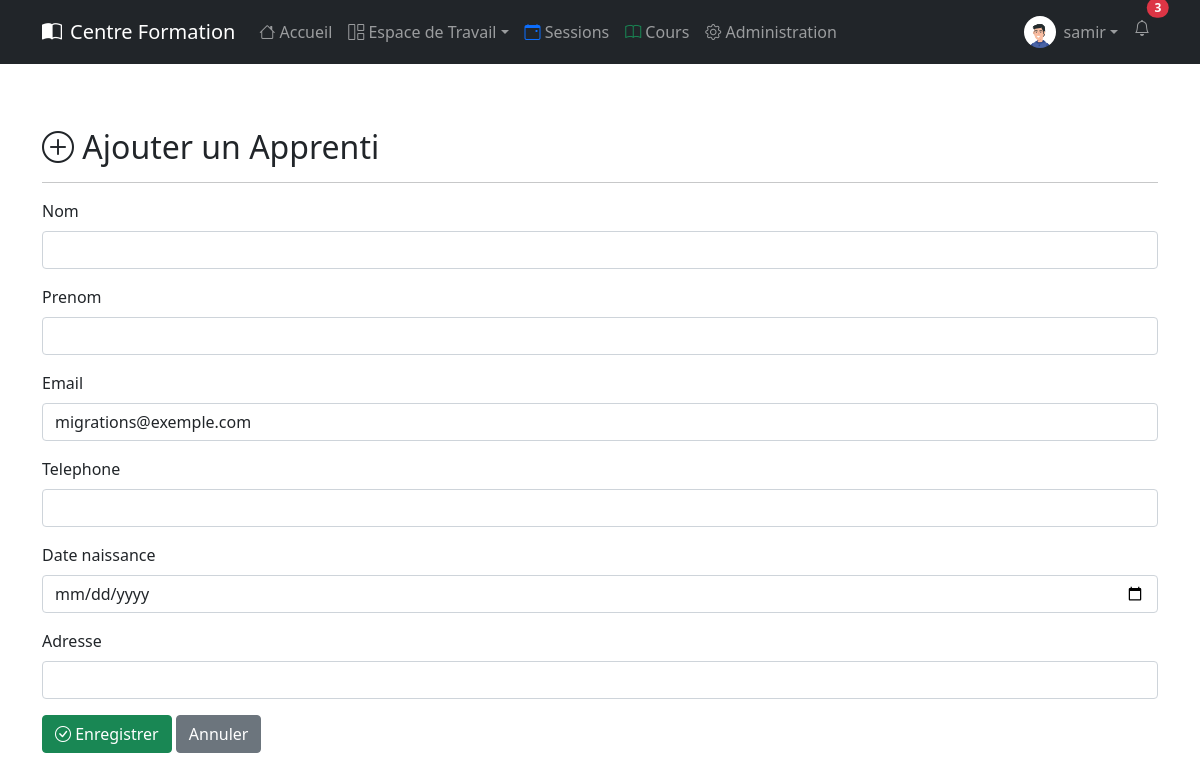
Before: /apprentis/ajouter/ (signed in) with the older database file.
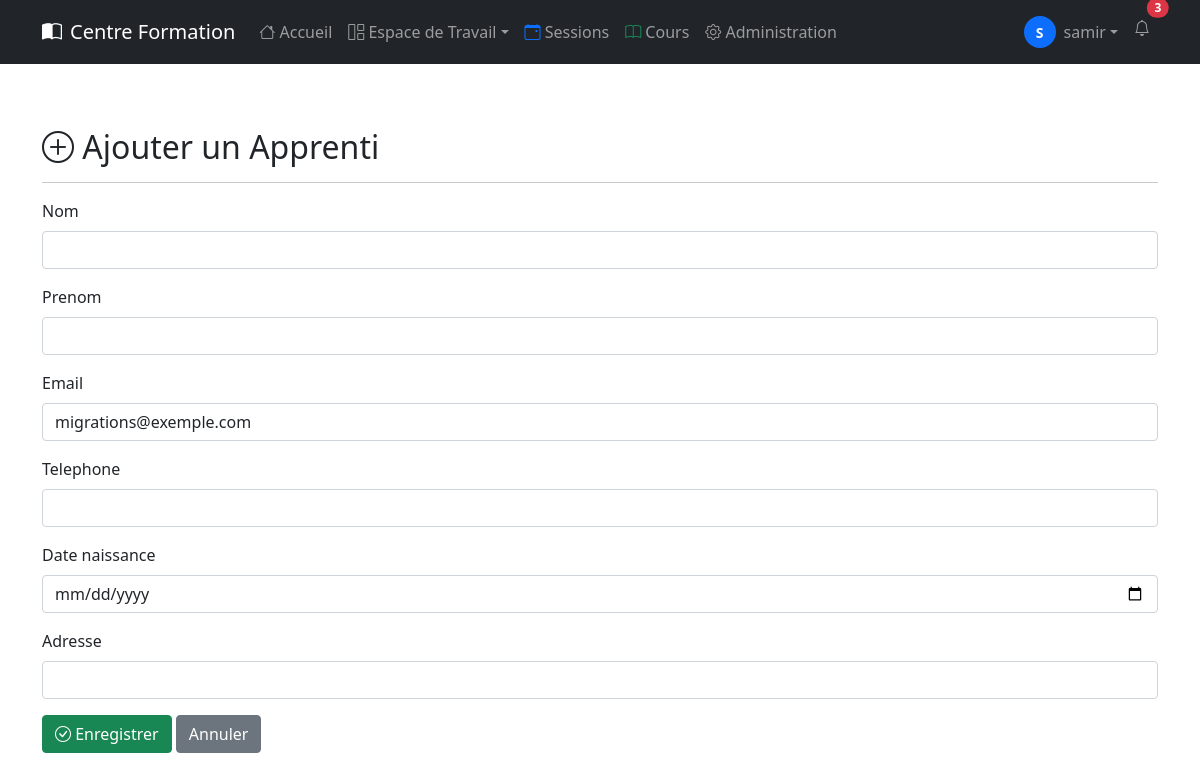
After: the same page with the newer database file.
### accounts/models.py (models this page shows)
class CustomUser(AbstractUser):
    email = models.EmailField(unique=True, verbose_name='adresse email')
    phone_number = models.CharField(max_length=15, blank=True, null=True)
    date_of_birth = models.DateField(blank=True, null=True)
    profile_picture = models.ImageField(
        upload_to='profile_pics/', blank=True, null=True)
    bio = models.TextField(blank=True, null=True)
    USERNAME_FIELD = 'email'
    REQUIRED_FIELDS = ['username']

### apprentis/views.py (the view)
# urls.py: path("ajouter/", views.ajouter_apprenti, name="ajouter_apprenti"),
@login_required
def ajouter_apprenti(request):
    if request.method == "POST":
        form = ApprentiForm(request.POST)
        if form.is_valid():
            form.save()
            return redirect("apprentis:liste_apprentis")
    else:
        form = ApprentiForm()
    return render(request, "apprentis/ajouter_apprenti.html", {"form": form, "title": "Ajouter un Apprenti"})

### apprentis/forms.py
class ApprentiForm(forms.ModelForm):
    class Meta:
        model = Apprenti
        fields = ["nom", "prenom", "email",
                  "telephone", "date_naissance", "adresse"]
        widgets = {
            "nom": forms.TextInput(attrs={"class": "form-control"}),
            "prenom": forms.TextInput(attrs={"class": "form-control"}),
            "email": forms.EmailInput(attrs={"class": "form-control"}),
            "telephone": forms.TextInput(attrs={"class": "form-control"}),
            "adresse": forms.TextInput(attrs={"class": "form-control"}),
            "date_naissance": forms.DateInput(attrs={"class": "form-control", "type": "date"}),
        }

### apprentis/templates/apprentis/ajouter_apprenti.html (shortened to what this page needs)
{% extends 'base.html' %} {% load static %} {% block content %}
  <div class="container mt-5">
    <h2><i class="bi bi-plus-circle"></i> Ajouter un Apprenti</h2>
    <hr />
    <form method="post">
      {% csrf_token %} {% for field in form %}
        <div class="mb-3">
          <label for="{{ field.id_for_label }}" class="form-label">{{ field.label }}</label>
          {{ field }}
        </div>
      {% endfor %}
      <button type="submit" class="btn btn-success"><i class="bi bi-check-circle"></i> Enregistrer</button>
      <a href="{% url 'apprentis:liste_apprentis' %}" class="btn btn-secondary">Annuler</a>
    </form>
  </div>
{% endblock %}

### templates/nav.html (shortened to what this page needs)
<nav class="navbar navbar-expand-lg navbar-dark bg-dark fixed-top" id="navbar">
  <div class="container">
    <a class="navbar-brand d-flex align-items-center" href="{% url 'home' %}">
      <i class="bi bi-book-half me-2"></i>
      Centre Formation
    </a>
    <div class="collapse navbar-collapse" id="navbarNav">
      <ul class="navbar-nav me-auto">
        <li class="nav-item">
          <a class="nav-link" href="{% url 'home' %}"><i class="bi bi-house"></i> Accueil</a>
        </li>
        {% if user.is_authenticated %}
          <li class="nav-item dropdown">
            <a class="nav-link dropdown-toggle" href="#" id="workspaceDropdown" role="button" data-bs-toggle="dropdown" aria-expanded="false"><i class="bi bi-grid-1x2"></i> Espace de Travail</a>
          </li>
          <li class="nav-item">
            <a class="nav-link" href="{% url 'param:sessionsliste' %}"><i class="bi bi-calendar-event text-primary"></i> Sessions</a>
          </li>
          <li class="nav-item">
            <a class="nav-link" href="{% url 'param:coursliste' %}"><i class="bi bi-book text-success"></i> Cours</a>
          </li>
          {% if user.is_staff %}
            <li class="nav-item">
              <a class="nav-link" href="{% url 'admin:index' %}"><i class="bi bi-gear"></i> Administration</a>
            </li>
          {% endif %}
        {% endif %}
      </ul>
      <ul class="navbar-nav ms-auto">
        {% if user.is_authenticated %}
          <li class="nav-item dropdown">
            <a class="nav-link dropdown-toggle d-flex align-items-center" href="#" id="navbarDropdown" role="button" data-bs-toggle="dropdown" aria-expanded="false">
              {% if user.profile_picture %}
                <img src="{{ user.profile_picture.url }}" alt="{{ user.username }}" class="rounded-circle me-2" width="32" height="32" style="object-fit: cover" />
              {% else %}
                <div class="bg-primary rounded-circle d-flex align-items-center justify-content-center me-2" style="width: 32px; height: 32px">
                  <span class="text-white fw-bold small">{{ user.username|first|upper }}</span>
                </div>
              {% endif %}
              <span class="d-none d-md-inline">{{ user.username }}</span>
            </a>
          </li>
          <li class="nav-item">
            <a class="nav-link position-relative" href="#">
              <i class="bi bi-bell"></i>
              <span class="position-absolute top-0 start-100 translate-middle badge rounded-pill bg-danger">
                3
              </span>
            </a>
          </li>
        {% endif %}
      </ul>
    </div>
  </div>
</nav>
<div style="height: 80px"></div>

Changed rows visible on the page:
changed CustomUser "samir": profile_picture "profile_pics/avatard.jpg" → empty (drawn); username|first (not shown) → "S"; profile_picture: picture removed
